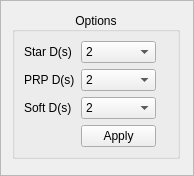
<?xml version="1.0" encoding="UTF-8"?>
<ui version="4.0">
 <class>OptionsFrame</class>
 <widget class="QFrame" name="OptionsFrame">
  <property name="geometry">
   <rect>
    <x>0</x>
    <y>0</y>
    <width>194</width>
    <height>176</height>
   </rect>
  </property>
  <property name="sizePolicy">
   <sizepolicy hsizetype="Minimum" vsizetype="Preferred">
    <horstretch>0</horstretch>
    <verstretch>0</verstretch>
   </sizepolicy>
  </property>
  <property name="minimumSize">
   <size>
    <width>194</width>
    <height>0</height>
   </size>
  </property>
  <property name="windowTitle">
   <string>Frame</string>
  </property>
  <property name="frameShape">
   <enum>QFrame::StyledPanel</enum>
  </property>
  <property name="frameShadow">
   <enum>QFrame::Raised</enum>
  </property>
  <layout class="QGridLayout" name="gridLayout">
   <item row="0" column="0" alignment="Qt::AlignLeft|Qt::AlignTop">
    <widget class="QGroupBox" name="groupBox">
     <property name="sizePolicy">
      <sizepolicy hsizetype="Preferred" vsizetype="Preferred">
       <horstretch>0</horstretch>
       <verstretch>3</verstretch>
      </sizepolicy>
     </property>
     <property name="minimumSize">
      <size>
       <width>168</width>
       <height>0</height>
      </size>
     </property>
     <property name="title">
      <string>Options</string>
     </property>
     <property name="alignment">
      <set>Qt::AlignCenter</set>
     </property>
     <layout class="QFormLayout" name="formLayout">
      <item row="0" column="0">
       <widget class="QLabel" name="label_2">
        <property name="minimumSize">
         <size>
          <width>0</width>
          <height>0</height>
         </size>
        </property>
        <property name="maximumSize">
         <size>
          <width>100</width>
          <height>16777215</height>
         </size>
        </property>
        <property name="text">
         <string>Star D(s)</string>
        </property>
       </widget>
      </item>
      <item row="0" column="1">
       <widget class="QComboBox" name="startdelay_comboBox">
        <property name="minimumSize">
         <size>
          <width>0</width>
          <height>0</height>
         </size>
        </property>
        <property name="maximumSize">
         <size>
          <width>75</width>
          <height>16777215</height>
         </size>
        </property>
        <item>
         <property name="text">
          <string>2</string>
         </property>
        </item>
        <item>
         <property name="text">
          <string>5</string>
         </property>
        </item>
        <item>
         <property name="text">
          <string>10</string>
         </property>
        </item>
        <item>
         <property name="text">
          <string>15</string>
         </property>
        </item>
       </widget>
      </item>
      <item row="1" column="0">
       <widget class="QLabel" name="label_1">
        <property name="minimumSize">
         <size>
          <width>0</width>
          <height>0</height>
         </size>
        </property>
        <property name="maximumSize">
         <size>
          <width>100</width>
          <height>16777215</height>
         </size>
        </property>
        <property name="layoutDirection">
         <enum>Qt::LeftToRight</enum>
        </property>
        <property name="text">
         <string>PRP D(s)</string>
        </property>
       </widget>
      </item>
      <item row="1" column="1">
       <widget class="QComboBox" name="PRP_comboBox">
        <property name="sizePolicy">
         <sizepolicy hsizetype="Fixed" vsizetype="Fixed">
          <horstretch>0</horstretch>
          <verstretch>0</verstretch>
         </sizepolicy>
        </property>
        <property name="minimumSize">
         <size>
          <width>0</width>
          <height>0</height>
         </size>
        </property>
        <property name="maximumSize">
         <size>
          <width>75</width>
          <height>16777215</height>
         </size>
        </property>
        <item>
         <property name="text">
          <string>2</string>
         </property>
        </item>
        <item>
         <property name="text">
          <string>5</string>
         </property>
        </item>
        <item>
         <property name="text">
          <string>10</string>
         </property>
        </item>
        <item>
         <property name="text">
          <string>15</string>
         </property>
        </item>
       </widget>
      </item>
      <item row="2" column="0">
       <widget class="QLabel" name="label_3">
        <property name="minimumSize">
         <size>
          <width>0</width>
          <height>0</height>
         </size>
        </property>
        <property name="maximumSize">
         <size>
          <width>100</width>
          <height>16777215</height>
         </size>
        </property>
        <property name="text">
         <string>Soft D(s)</string>
        </property>
       </widget>
      </item>
      <item row="2" column="1">
       <widget class="QComboBox" name="softdelay_comboBox">
        <property name="minimumSize">
         <size>
          <width>0</width>
          <height>0</height>
         </size>
        </property>
        <property name="maximumSize">
         <size>
          <width>75</width>
          <height>16777215</height>
         </size>
        </property>
        <item>
         <property name="text">
          <string>2</string>
         </property>
        </item>
        <item>
         <property name="text">
          <string>5</string>
         </property>
        </item>
        <item>
         <property name="text">
          <string>10</string>
         </property>
        </item>
        <item>
         <property name="text">
          <string>15</string>
         </property>
        </item>
       </widget>
      </item>
      <item row="3" column="0">
       <spacer name="horizontalSpacer">
        <property name="orientation">
         <enum>Qt::Horizontal</enum>
        </property>
        <property name="sizeHint" stdset="0">
         <size>
          <width>40</width>
          <height>20</height>
         </size>
        </property>
       </spacer>
      </item>
      <item row="3" column="1">
       <widget class="QPushButton" name="apply_button">
        <property name="minimumSize">
         <size>
          <width>75</width>
          <height>0</height>
         </size>
        </property>
        <property name="maximumSize">
         <size>
          <width>75</width>
          <height>16777215</height>
         </size>
        </property>
        <property name="text">
         <string>Apply</string>
        </property>
       </widget>
      </item>
     </layout>
    </widget>
   </item>
  </layout>
 </widget>
 <resources/>
 <connections/>
</ui>
